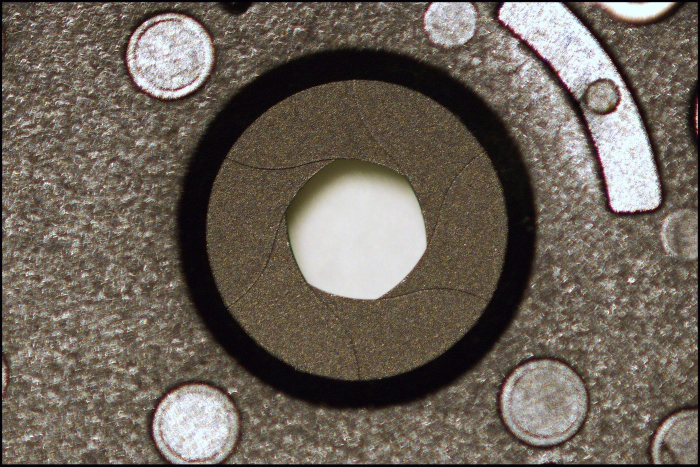
#> input picture packages/kidux-module-photography/pictures/aperture-real.jpg, 1400 x 933 px (shown at 1/2 size)
$ python -i prepare.py   (imports and definitions only)
#> lines starting #> are read from the running program, lines starting #| are printed output that depends on the picture
#> further down, picture is the input picture: PIL image 1400x933 RGB; mean R, G, B 108.9, 99.4, 89.4
#!/usr/bin/python3
"""Makes one of the guide's photographs from a picture found, made or taken.

    pictures/prepare.py <source> <name> [--crop LEFT,TOP,WIDTH,HEIGHT]
                        [--grey | --red-filter] [--stops N] [--light R,G,B]
                        [--histogram]

A development-time tool, run by hand and not installed (docs/dev/photography.md,
section 5). It writes pictures/<name>.jpg: the source, cropped when asked,
no longer than LONG_SIDE pixels on its long side, as a JPEG with no
metadata at all, since a camera's file carries its serial number and often
where it was, and smaller than MAX_BYTES, lowering the quality until it
is. With --stops, the picture is given N stops more light, or fewer when
N is negative, as a camera would have let in: its pixels are taken back to
the light they stand for, multiplied by two to the N, and written again,
which is how the guide shows one photograph too dark and too bright.
With --light, each colour's light is multiplied by its own number, which
is what a camera's white balance does, so that one photograph shows how
it looks under a lamp with the white balance set for daylight. With
--red-filter, the picture is made grey from its red light alone, which is
what a red filter does to black and white: blue things, a sky, go dark.
With --histogram, the picture's own histogram is drawn in its corner, as
the camera's screen draws it: every pixel counted by its brightness, the
dark ones on the left. pictures.toml says in its `made` which of these a photograph had. The
credits are pictures.toml's, written by hand beside it.

It needs python3-pil, which only the development machine has: the package
ships the files it made, and its build never runs it.
"""

import argparse
import io
import sys
from pathlib import Path

from PIL import Image, ImageDraw, ImageOps

PICTURES = Path(__file__).resolve().parent
LONG_SIDE = 1400
MAX_BYTES = 400_000
QUALITY = 82


# [18 lines left out: function exposed, not called in this run]


def with_histogram(picture: Image.Image) -> Image.Image:
    """`picture` with its histogram drawn in its bottom right corner, in a
    dark box with the brand's snow, as the camera's screen shows it: 64
    bars, the darkest pixels' on the left."""
    counts = picture.convert("L").histogram()
#> counts = 256 values, max 16072 at index 8, min 49 at index 255, mean 5102.3
    bars = [sum(counts[i * 4:(i + 1) * 4]) for i in range(64)]
#> bars = 64 values, max 60889 at index 20, min 2060 at index 63, mean 20409.4
    tallest = max(bars) or 1
#> tallest = 60889
    width, height = picture.size
#> width = 1400; height = 933
    box_w, box_h = width // 3, height // 5
#> box_w = 466; box_h = 186
    left, top = width - box_w - width // 40, height - box_h - height // 40
#> left = 899; top = 724
    drawn = picture.copy()
    overlay = Image.new("RGBA", drawn.size, (0, 0, 0, 0))
#> overlay: PIL image 1400x933 RGBA; every value is 0
    paint = ImageDraw.Draw(overlay)
    paint.rounded_rectangle((left, top, left + box_w, top + box_h), radius=box_h // 8,
                            fill=(20, 28, 38, 200))
    pad = box_h // 10
#> pad = 18
    plot_w, plot_h = box_w - 2 * pad, box_h - 2 * pad
#> plot_w = 430; plot_h = 150
    for i, count in enumerate(bars):
        x0 = left + pad + i * plot_w / 64
        x1 = left + pad + (i + 1) * plot_w / 64
        bar = plot_h * count / tallest
        if bar >= 1:
            paint.rectangle((x0, top + pad + plot_h - bar, x1, top + pad + plot_h),
                            fill=(253, 246, 240, 255))
#> this loop made 64 passes
#> (count, x0, x1, bar) on passes 1 to 12: (12023, 917, 923.7, 29.62), (42077, 923.7, 930.4, 103.7), (53526, 930.4, 937.2, 131.9), (21330, 937.2, 943.9, 52.55), (8459, 943.9, 950.6, 20.84), (5540, 950.6, 957.3, 13.65), (5149, 957.3, 964, 12.68), (5375, 964, 970.8, 13.24), (5511, 970.8, 977.5, 13.58), (6324, 977.5, 984.2, 15.58), (7417, 984.2, 990.9, 18.27), (9052, 990.9, 997.6, 22.3)
#> (x0, x1, bar) on passes 61 to 64: (1320.1, 1326.8, 15.55), (1326.8, 1333.6, 19.8), (1333.6, 1340.3, 22.68), (1340.3, 1347, 5.07)
    drawn.paste(overlay, (0, 0), overlay)
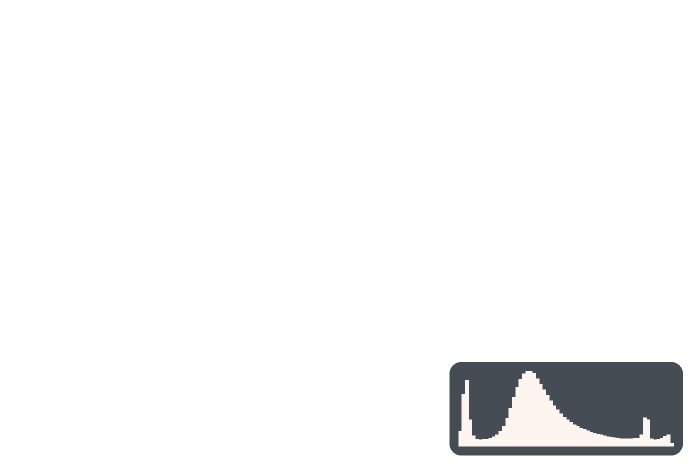
#> overlay: PIL image 1400x933 RGBA (shown at 1/2 size); mean R, G, B, A 5.4, 5.6, 6, 14.2; transparent parts drawn white
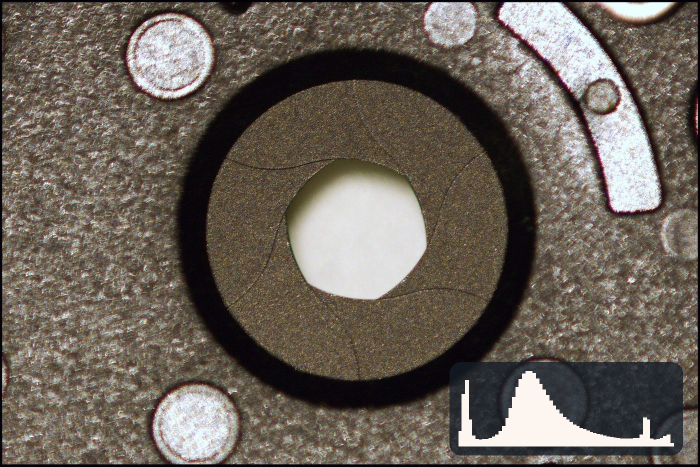
#> drawn: PIL image 1400x933 RGB (shown at 1/2 size); mean R, G, B 107.2, 98.4, 89.3
    return drawn.convert("RGB")


# [58 lines left out: functions prepared, main, not called in this run]


# [2 lines not run here, left out]

>>> from PIL import Image
>>> picture = Image.open('aperture-real.jpg')
>>> result = with_histogram(picture)

$ run again, on packages/kidux-module-photography/pictures/burst-strip.jpg
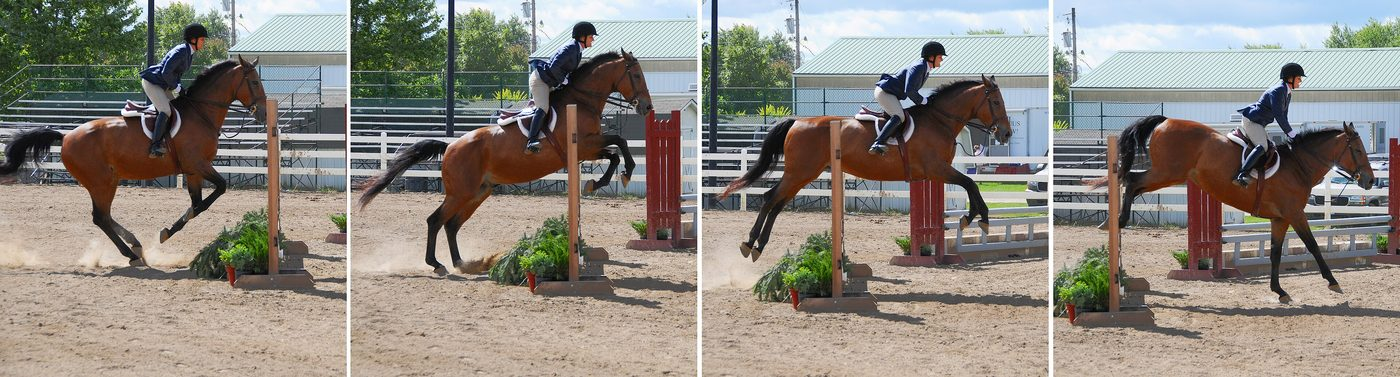
#> input picture packages/kidux-module-photography/pictures/burst-strip.jpg, 1400 x 377 px
#> picture is the input picture: PIL image 1400x377 RGB; mean R, G, B 142.3, 137.1, 129.1
#> counts = 256 values, max 5931 at index 180, min 16 at index 0, mean 2061.7
#> bars = 64 values, max 23325 at index 45, min 114 at index 0, mean 8246.9
#> tallest = 23325
#> the loop in with_histogram, `for i, count in enumerate(bars):` made 64 passes
#> (count, x0, x1, bar) on passes 1 to 8: (114, 906, 913.1, 0.298), (278, 913.1, 920.1, 0.727), (677, 920.1, 927.2, 1.77), (1913, 927.2, 934.2, 5), (3011, 934.2, 941.3, 7.87), (3599, 941.3, 948.4, 9.41), (4338, 948.4, 955.4, 11.34), (5372, 955.4, 962.5, 14.05)
#> in with_histogram, `drawn.paste(overlay, (0, 0), overlay)`:
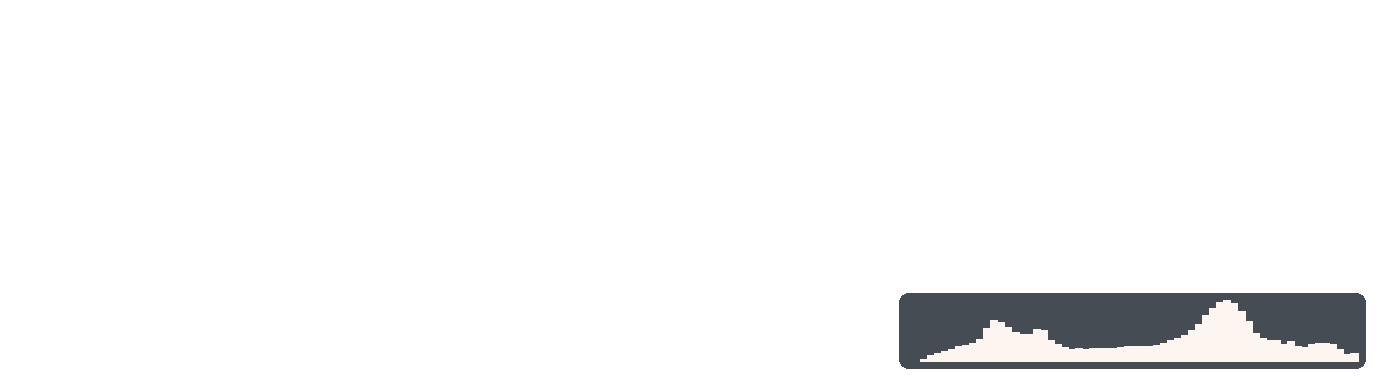
#> overlay: PIL image 1400x377 RGBA; mean R, G, B, A 6, 6.2, 6.6, 14.5; transparent parts drawn white
#> in with_histogram, `drawn.paste(overlay, (0, 0), overlay)`:
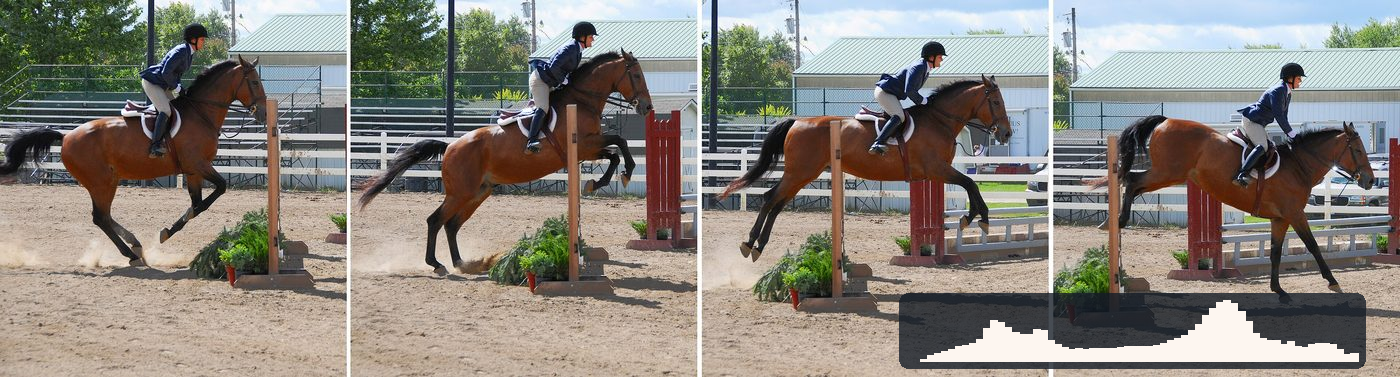
#> drawn: PIL image 1400x377 RGB; mean R, G, B 138.5, 134.4, 127.5

$ run again, on packages/kidux-module-photography/pictures/car-trails.jpg
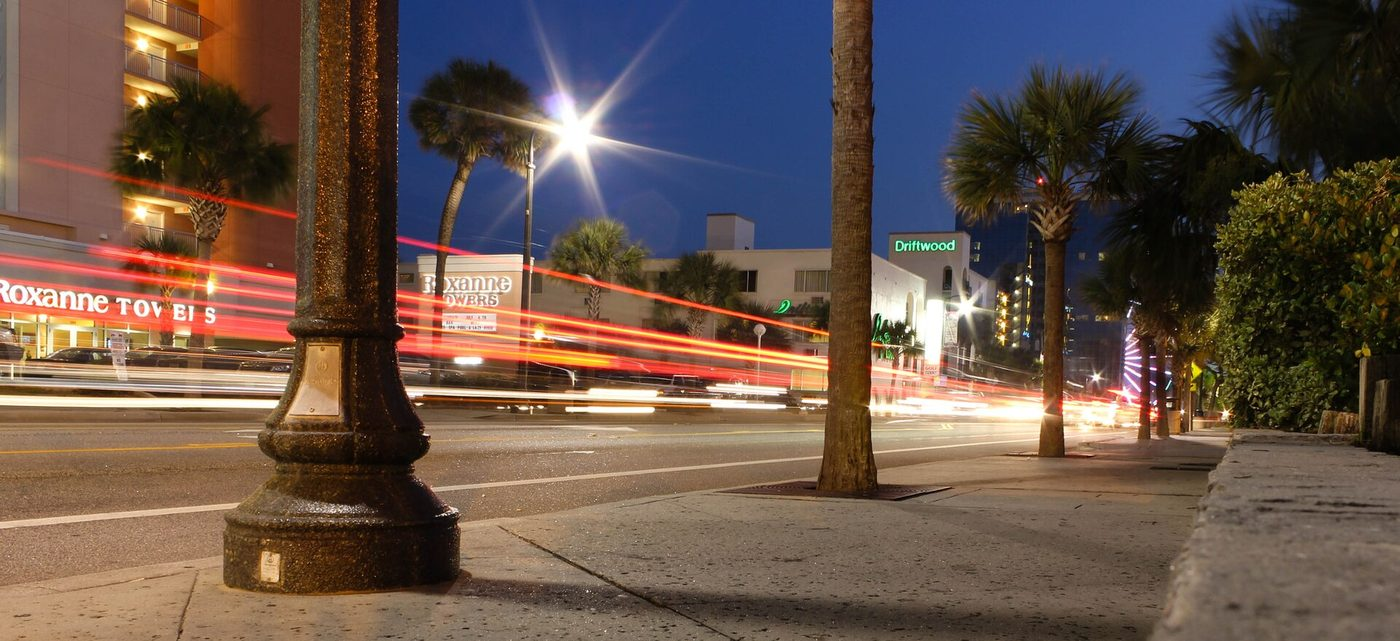
#> input picture packages/kidux-module-photography/pictures/car-trails.jpg, 1400 x 641 px
#> picture is the input picture: PIL image 1400x641 RGB; mean R, G, B 102.1, 83.8, 74.4
#> counts = 256 values, max 16098 at index 67, min 9 at index 0, mean 3505.5
#> bars = 64 values, max 50909 at index 16, min 396 at index 0, mean 14021.9
#> tallest = 50909
#> the loop in with_histogram, `for i, count in enumerate(bars):` made 64 passes
#> (count, x0, x1, bar) on passes 1 to 8: (396, 911, 917.9, 0.809), (4514, 917.9, 924.8, 9.22), (13419, 924.8, 931.7, 27.41), (22675, 931.7, 938.6, 46.32), (26817, 938.6, 945.5, 54.78), (23930, 945.5, 952.4, 48.89), (20565, 952.4, 959.3, 42.01), (19683, 959.3, 966.2, 40.21)
#> in with_histogram, `drawn.paste(overlay, (0, 0), overlay)`:
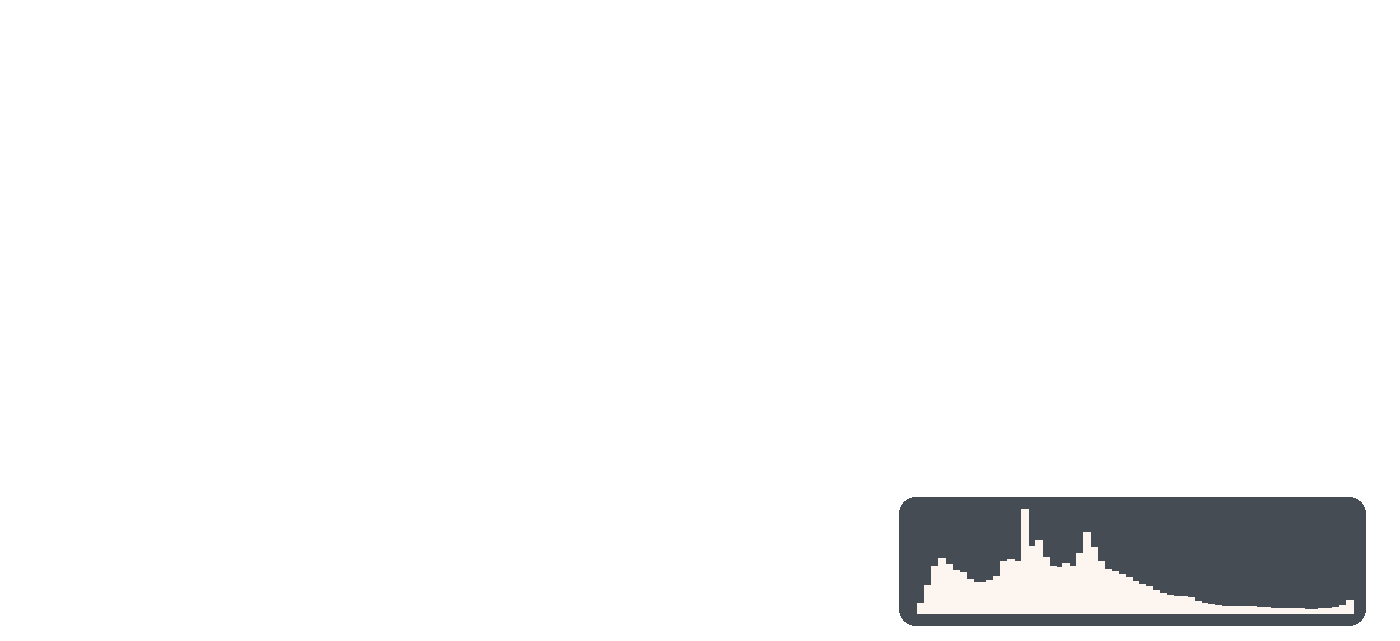
#> overlay: PIL image 1400x641 RGBA; mean R, G, B, A 4.9, 5.2, 5.6, 14.2; transparent parts drawn white
#> in with_histogram, `drawn.paste(overlay, (0, 0), overlay)`:
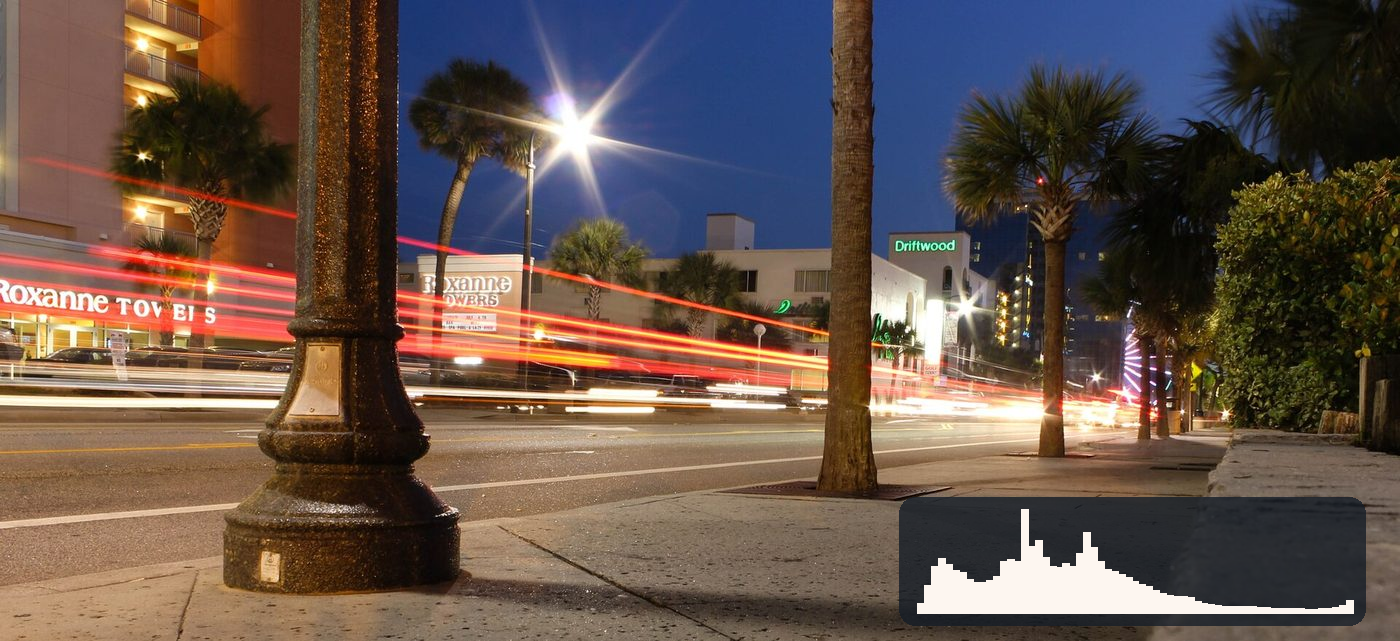
#> drawn: PIL image 1400x641 RGB; mean R, G, B 100.7, 83.6, 75.3

$ run again, on packages/kidux-module-photography/pictures/coin-front-light.jpg
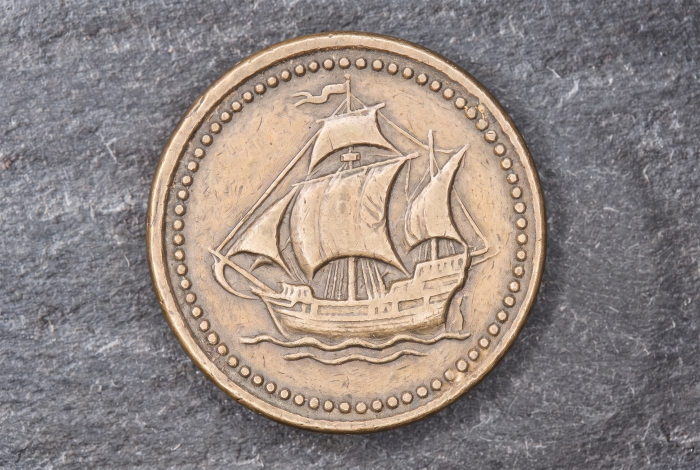
#> input picture packages/kidux-module-photography/pictures/coin-front-light.jpg, 1400 x 939 px (shown at 1/2 size)
#> picture is the input picture: PIL image 1400x939 RGB; mean R, G, B 145.6, 134.7, 130.4
#> counts = 256 values, max 15588 at index 116, min 0 at index 0, mean 5135.2
#> bars = 64 values, max 61701 at index 29, min 0 at index 0, mean 20540.6
#> tallest = 61701
#> the loop in with_histogram, `for i, count in enumerate(bars):` made 64 passes
#> (count, x0, x1, bar) on passes 1 to 8: (0, 917, 923.7, 0), (0, 923.7, 930.4, 0), (0, 930.4, 937.2, 0), (0, 937.2, 943.9, 0), (1, 943.9, 950.6, 0.00245), (0, 950.6, 957.3, 0), (4, 957.3, 964, 0.00979), (9, 964, 970.8, 0.022)
#> in with_histogram, `drawn.paste(overlay, (0, 0), overlay)`:
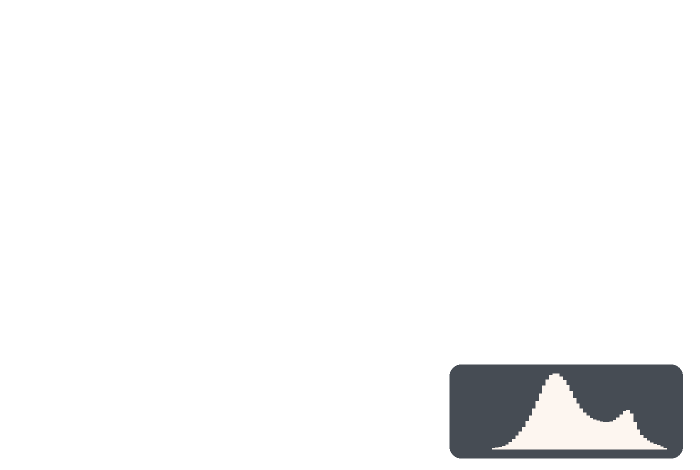
#> overlay: PIL image 1400x939 RGBA (shown at 1/2 size); mean R, G, B, A 5.3, 5.6, 6, 14.2; transparent parts drawn white
#> in with_histogram, `drawn.paste(overlay, (0, 0), overlay)`:
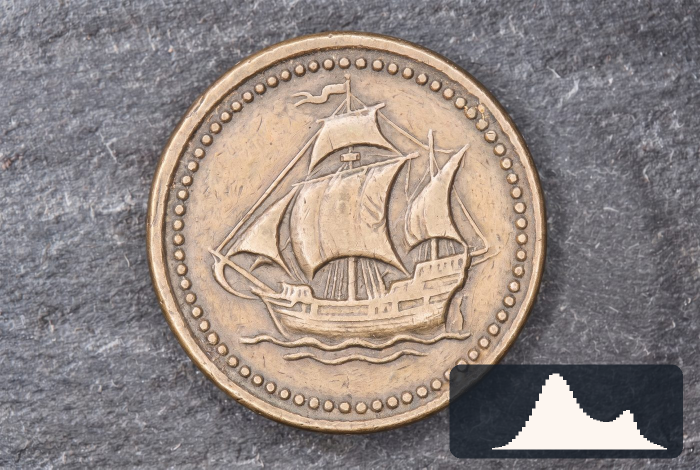
#> drawn: PIL image 1400x939 RGB (shown at 1/2 size); mean R, G, B 144.6, 134.1, 129.9
